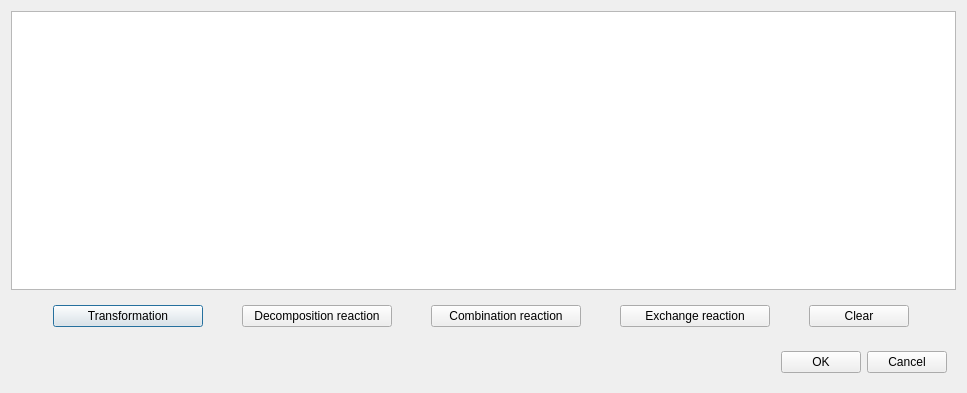
<?xml version="1.0" encoding="UTF-8"?>
<ui version="4.0">
 <class>ReactionsDialog</class>
 <widget class="QDialog" name="ReactionsDialog">
  <property name="windowModality">
   <enum>Qt::ApplicationModal</enum>
  </property>
  <property name="geometry">
   <rect>
    <x>0</x>
    <y>0</y>
    <width>967</width>
    <height>393</height>
   </rect>
  </property>
  <property name="windowTitle">
   <string>Reactions</string>
  </property>
  <property name="modal">
   <bool>true</bool>
  </property>
  <layout class="QVBoxLayout" name="verticalLayout">
   <item>
    <widget class="QTableView" name="reactionsTableView"/>
   </item>
   <item>
    <widget class="QWidget" name="widget_3" native="true">
     <layout class="QHBoxLayout" name="horizontalLayout_3">
      <item>
       <widget class="QPushButton" name="addTransformationReactionPushButton">
        <property name="maximumSize">
         <size>
          <width>150</width>
          <height>16777215</height>
         </size>
        </property>
        <property name="text">
         <string>Transformation</string>
        </property>
       </widget>
      </item>
      <item>
       <widget class="QPushButton" name="addDecompositionReactionPushButton">
        <property name="maximumSize">
         <size>
          <width>150</width>
          <height>16777215</height>
         </size>
        </property>
        <property name="text">
         <string>Decomposition reaction</string>
        </property>
       </widget>
      </item>
      <item>
       <widget class="QPushButton" name="addCombinationReactionPushButton">
        <property name="maximumSize">
         <size>
          <width>150</width>
          <height>16777215</height>
         </size>
        </property>
        <property name="text">
         <string>Combination reaction</string>
        </property>
       </widget>
      </item>
      <item>
       <widget class="QPushButton" name="addExchangeReactionPushButton">
        <property name="maximumSize">
         <size>
          <width>150</width>
          <height>16777215</height>
         </size>
        </property>
        <property name="text">
         <string>Exchange reaction</string>
        </property>
       </widget>
      </item>
      <item>
       <widget class="QPushButton" name="clearReactionsPushButton">
        <property name="maximumSize">
         <size>
          <width>100</width>
          <height>16777215</height>
         </size>
        </property>
        <property name="text">
         <string>Clear</string>
        </property>
       </widget>
      </item>
     </layout>
    </widget>
   </item>
   <item alignment="Qt::AlignRight">
    <widget class="QWidget" name="widget_2" native="true">
     <layout class="QHBoxLayout" name="horizontalLayout_2">
      <item>
       <widget class="QPushButton" name="okPushButton">
        <property name="text">
         <string>OK</string>
        </property>
       </widget>
      </item>
      <item>
       <widget class="QPushButton" name="cancelPushButton">
        <property name="text">
         <string>Cancel</string>
        </property>
       </widget>
      </item>
     </layout>
    </widget>
   </item>
  </layout>
 </widget>
 <resources/>
 <connections/>
</ui>
